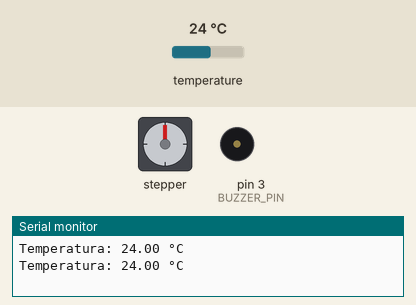
Bench run of a sketch on a simulated Arduino Uno, built with avr-gcc and run on an emulated ATmega328P. Parts: stepper motor, buzzer (waves = sounding), the last lines printed to the serial monitor. Inputs (shaded band) come from the test bench; at power-on: temperature 24 °C. Stepper angles assume 2048 steps per turn.

Above: at 3.3 s.
3.4 s: temperature set to 27.3 °C
5.9 s: temperature set to 28.5 °C
At 7.7 s:
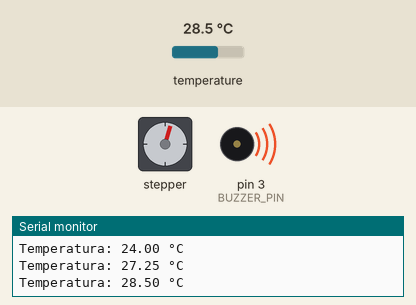
11.6 s: temperature set to 12 °C
At 12.8 s:
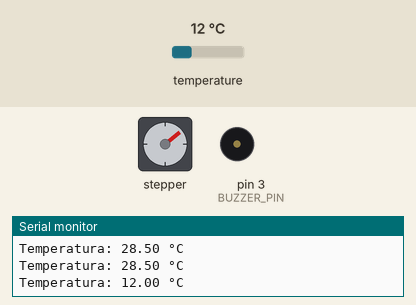
14.1 s: temperature set to 33 °C
At 16.6 s:
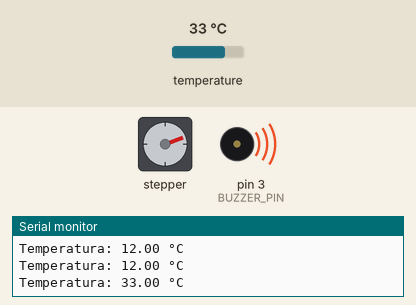
19.6 s: temperature set to 19 °C
At 20.4 s:
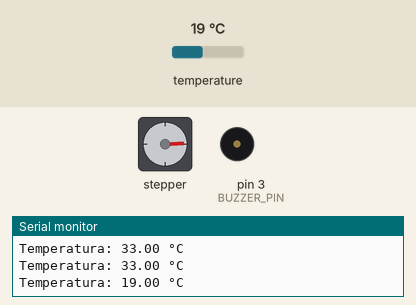
22.1 s: temperature set to 41 °C
At 24.3 s:
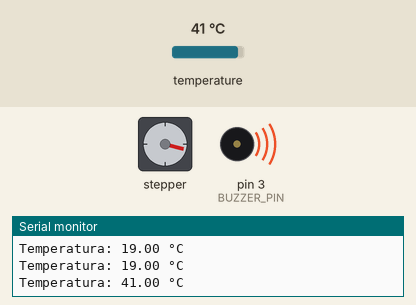
Timing chart, 0 to 35.2 s (numbered marks = the images above; inputs shaded):
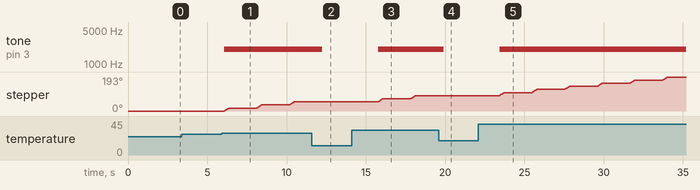

The sketch:

main.ino
```cpp
#include <OneWire.h>
#include <DallasTemperature.h>
#include <Stepper.h>

#define DS18B20_PIN 9
#define BUZZER_PIN 3
#define STEP_A 2
#define STEP_B 4
#define STEP_C 5
#define STEP_D 6

OneWire oneWire(DS18B20_PIN);
DallasTemperature sensors(&oneWire);
Stepper stepper(2048, STEP_A, STEP_C, STEP_B, STEP_D);

const float TEMP_THRESHOLD = 28.0;

void setup() {
  Serial.begin(9600);
  sensors.begin();
  pinMode(BUZZER_PIN, OUTPUT);
  stepper.setSpeed(10); // RPM
}

void loop() {
  sensors.requestTemperatures();
  float temp = sensors.getTempCByIndex(0);
  Serial.print("Temperatura: ");
  Serial.print(temp);
  Serial.println(" °C");

  if (temp > TEMP_THRESHOLD) {
    tone(BUZZER_PIN, 2000);         // Liga buzzer
    stepper.step(100);              // Gira ventoinha
  } else {
    noTone(BUZZER_PIN);             // Desliga buzzer
  }


  delay(1000);
}
```

Measured:
- the behaviour switches between 28 and 28.1 °C on temperature (found by bisection; images 0 and 1)
- after the input at 5.9 s, tone on pin 3 (BUZZER_PIN): silent → 2000 Hz after 0.17 s; stepper: turns 17° clockwise in 0.30 s, then 18° clockwise in 0.28 s, then 17° clockwise in 0.27 s
- after the input at 11.6 s, tone on pin 3 (BUZZER_PIN): 2000 Hz → silent after 0.66 s; stepper: stops changing and stays 52°
- after the input at 14.1 s, tone on pin 3 (BUZZER_PIN): silent → 2000 Hz after 1.7 s; stepper: turns 18° clockwise in 0.30 s, then 17° clockwise in 0.27 s
- after the input at 19.6 s, tone on pin 3 (BUZZER_PIN): 2000 Hz → silent after 0.31 s; stepper: stays 87° (without the input it goes to 88° after 0.31 s)
- after the input at 22.1 s, tone on pin 3 (BUZZER_PIN): silent → 2000 Hz after 1.3 s; stepper: turns 18° clockwise in 0.30 s, repeating every 2.1 s
